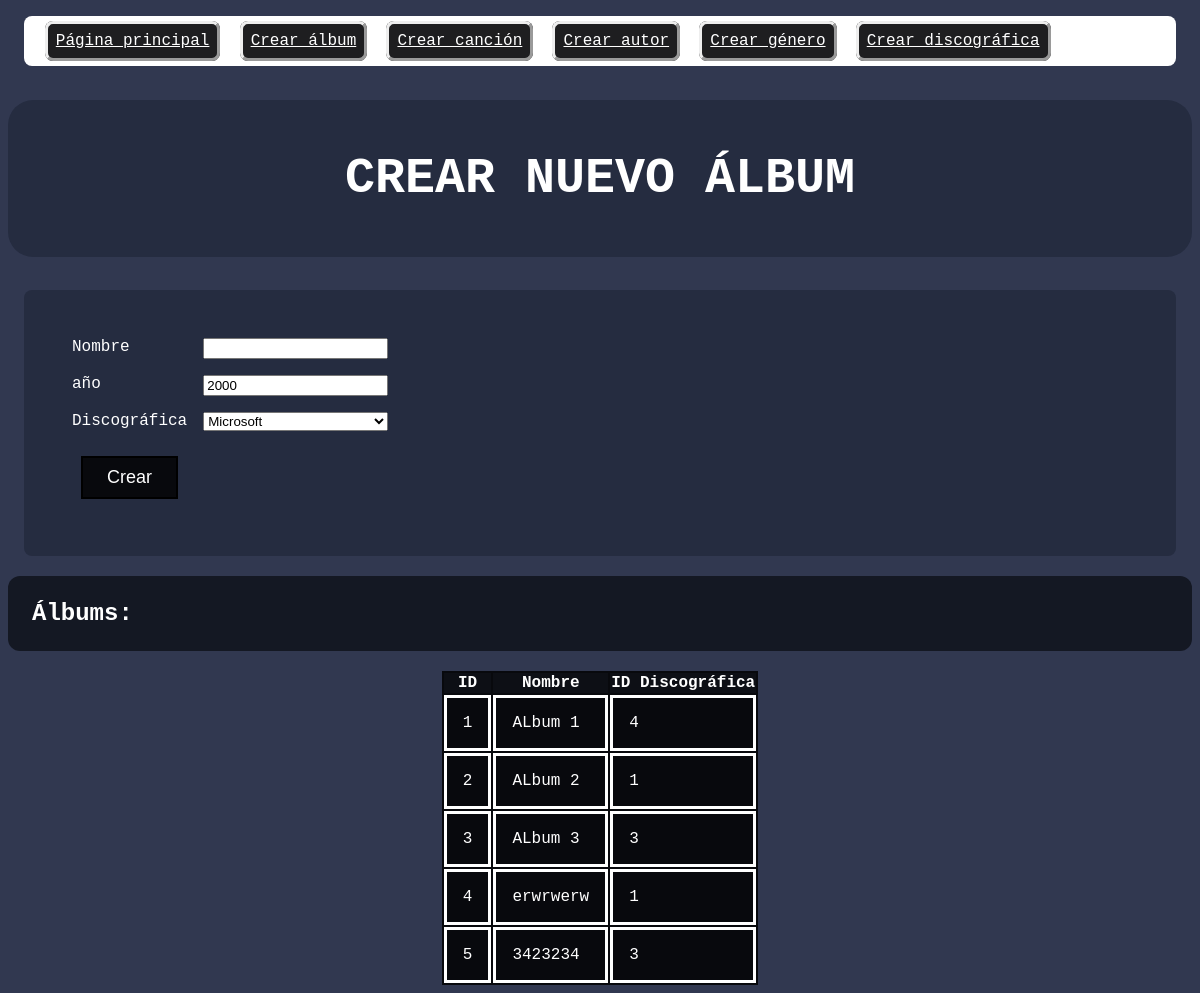
Page /php/createAlbum.php on the committed database.
### tables this page shows
CREATE TABLE `album` (
  `album_id` int(11) NOT NULL,
  `titulo` varchar(30) NOT NULL,
  `año` year(4) NOT NULL,
  `discografica_id` int(11) NOT NULL
);

### php/createAlbum.php (the view, shortened to what this page needs)
<?php
class CreateAlbum
{
    private $host = 'localhost';
    private $user = 'DBUSER2023';
    private $pass = 'DBPSWD2023';
    private $nombreBD = 'musica';
    private $connection;
    public function __construct()
    {
        $this->connection = new mysqli($this->host, $this->user, $this->pass, $this->nombreBD);
    }
    public function getCompanies()
    {
        $resultCompanies = $this->connection->query('SELECT * FROM discografica');
        return $resultCompanies->fetch_all(MYSQLI_ASSOC);
    }
    public function getAlbums()
    {
        $resultAlbums = $this->connection->query('SELECT * FROM album');
        return $resultAlbums->fetch_all(MYSQLI_ASSOC);
    }
}
$createAlbum = new CreateAlbum();
$companies = $createAlbum->getCompanies();
$albums = $createAlbum->getAlbums();
?>
<!DOCTYPE html>
<html lang="en">
<head>
    <link rel="stylesheet" href="style.css">
    <link rel="stylesheet" href="layout.css">
</head>
<body>
    <nav>
        <a href="index.php">Página principal</a>
        <a href="createAlbum.php">Crear álbum</a>
        <a href="createSong.php">Crear canción</a>
        <a href="createAuthor.php">Crear autor</a>
        <a href="createGenre.php">Crear género</a>
        <a href="createCompany.php">Crear discográfica</a>
    </nav>
    <h1>Crear nuevo álbum</h1>
    <form action="createAlbum.php" method="post">
        <label for="nombre">Nombre</label>
        <input type="text" name="nombre" id="nombre" />
        <label for="año">año</label>
        <input name="año" id="año" type="number" min="1900" max="2099" step="1" value="2000" />
        <label for="discograficaId">Discográfica</label>
        <?php if (count($companies) == 0) { ?>
            <p id="noCompanyError">No se ha encontrado ningúa discográfica en la base de datos</p>
        <?php } else { ?>
            <select name="discograficaId" id="discograficaId">
                <?php foreach ($companies as $company) { ?>
                    <option value="<?php echo $company['discografica_id'] ?>">
                        <?php echo $company['nombre'] ?>
                    </option>
                <?php } ?>
            </select>
        <?php } ?>
        <button type="submit">Crear</button>
    </form>
    <h2>Álbums:</h2>
    <table>
        <tr>
            <th>ID</th>
            <th>Nombre</th>
            <th>ID Discográfica</th>
        </tr>
        <?php foreach ($albums as $album) { ?>
            <tr>
                <td>
                    <?php echo $album['album_id'] ?>
                </td>
                <td>
                    <?php echo $album['titulo'] ?>
                </td>
                <td>
                    <?php echo $album['discografica_id'] ?>
                </td>
            </tr>
        <?php } ?>
    </table>
</body>
</html>

### php/style.css (style rules this page uses)
html { background-color: #313850; color: #ffffff; font-family: 'Courier New', Courier, monospace; }
h1 { padding: 1em; background-color: #252C40; border-radius: 0.5em; text-transform: uppercase; text-align: center; font-size: 50px; }
h2 { padding: 1em; background-color: #141823; border-radius: 0.5em; }
form { background-color: #252C40; border-radius: 0.5em; padding: 3em; margin: 1em; display: grid; gap: 1em; grid-template-columns: max-content auto; justify-content: left; }
nav { background-color: #ffffff; padding: 1em; margin: 1em; border-radius: 0.5em; grid-template-columns: auto; }
nav a { background-color: #1E1E20; padding: 0.5em; margin: 0.3em; border-radius: 0.5em; border-style: outset; color: #ffffff; }
table { background-color: #08090D; margin-right: auto; margin-left: auto; }
table th { background-color: #0D0F15; }
table td { border: #ffffff; border-style: solid; padding: 1em; }
button { background-color: #08090D; color: #ffffff; padding: 0.5em; margin: 0.5em; font-size: large; border-style: solid; }

### php/layout.css (style rules this page uses)
h1 { display: block; }
h2, h3, h4, h5 { display: flex; }

### rows in the picture
album: album_id "1", titulo "ALbum 1", discografica "4"
album: album_id "2", titulo "ALbum 2", discografica "1"
album: album_id "3", titulo "ALbum 3", discografica "3"
album: album_id "4", titulo "erwrwerw", discografica "1"
album: album_id "5", titulo "3423234", discografica "3"

### other values in the picture
form field discograficaId "Microsoft"
